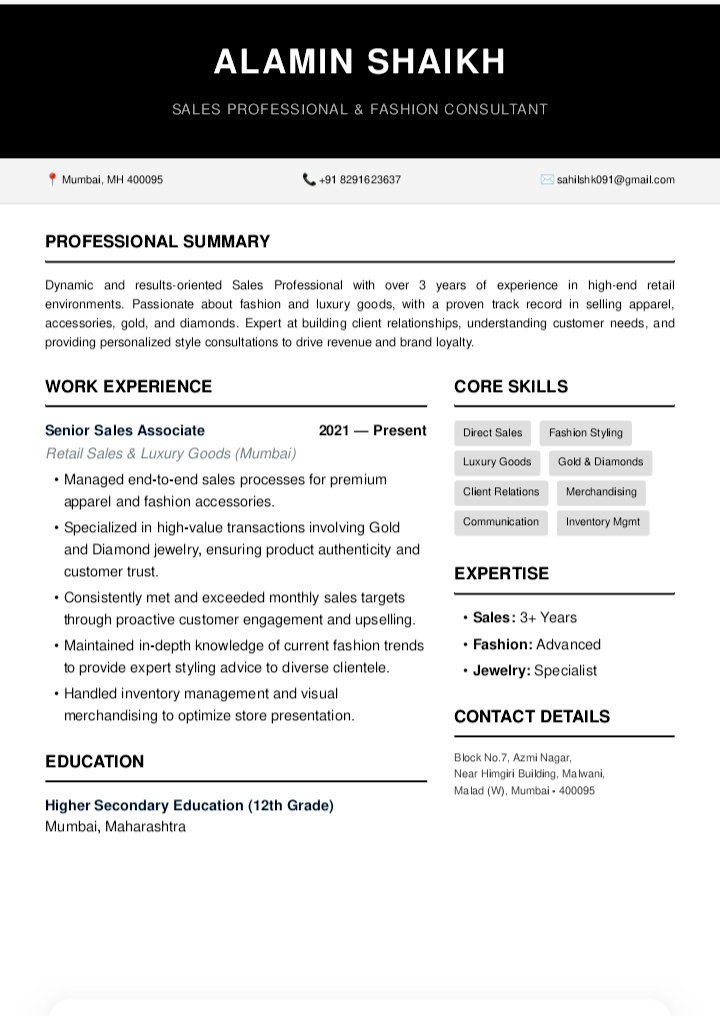
#> input picture resumes/IMG_20260420_163010.jpg.jpeg, 720 x 1016 px; its folder holds only this picture in this run
$ python -i table_grid_detector.py   (imports and definitions only)
#> lines starting #> are read from the running program, lines starting #| are printed output that depends on the picture; after the words box and inside, x2 and y2 are one past the last pixel; in counts of white or black regions, pixels touching at a corner belong together
"""
ingestion/table_grid_detector.py — Layer 0, image-based table detection
for SCANNED pages.

WHY THIS FILE EXISTS
---------------------
The previous approach to table detection on scanned pages
(ocr_layout_reconstruction.py's _reconstruct_table()) tried to GUESS
where a table's rows and columns were by measuring the gaps between
OCR'd words/lines -- e.g. "if the horizontal gap between two words is
more than 22 points, that's probably a column boundary." This has two
problems for a production pipeline:

  1. The gap thresholds (_TABLE_MIN_GAP, _TABLE_CLUSTER_TOLERANCE, etc.)
     were tuned by hand against ONE approximate reconstruction of a
     real table's coordinates, not a calibrated, broadly-tested value
     (this was flagged directly in that module's own comments).
  2. When used with Surya (ocr_reader.py), the "words" fed into this
     gap-guessing logic are actually whole OCR'd LINES (Surya only
     gives line-granularity boxes, not word-granularity), which is
     exactly the mismatch that caused a real production bug elsewhere
     in this codebase (see ocr_reader.py's module docstring on why
     sort_lines_only() replaced reconstruct_page_text() for Surya's
     line data). Reusing that same row/cell-splitting logic for a
     "genuine table" special case reintroduces that same risk.

THE FIX: instead of inferring table structure from where OCR'd text
happened to land, this module looks at the PAGE IMAGE ITSELF and finds
the actual printed grid lines (the black horizontal/vertical rules
that make up a bordered table), using standard OpenCV morphological
line-detection. Once the real grid is known, each cell's pixel region
is cropped and OCR'd on its own -- so a piece of text is assigned to
its row/column because it was physically INSIDE that cell's box in the
image, not because of a heuristic guess about spacing.

If a page has no drawn grid lines (a borderless table, or no table at
all), this module simply finds nothing and returns an empty list --
callers should treat that as "no table here," and fall back to the
existing plain OCR/line-reconstruction path exactly as before. This is
a strict superset of capability, not a replacement risk: pages that
worked fine before (the vast majority -- no tables) are completely
unaffected, since detect_and_ocr_tables() returns [] for them and
nothing downstream changes.

VERIFIED against three real files before being written into the
pipeline (not a theoretical design): SMFG_Job_Document_Scanned.pdf
(both pages -- correctly isolated the 4-row Job Title/Department/
Grade/IC-PM metadata table AND the 3-row Experience/Skills/
Qualification table, while correctly leaving the surrounding bordered
prose paragraphs -- "About SMFG India", "Job Overview", "Key Roles &
Responsibilities" -- untouched as plain text, since those boxes have
an outer border but no INTERNAL grid lines) and a real scanned resume
(Anandu Chandran's 4-column "Course / University / College / % of
mark" academic qualifications table -- came out with every row
correctly split into its 4 real columns).

Remaining OCR character-level mistakes (e.g. "M.COM" misread as
"W.CONM", "%" misread as "04") are ordinary Tesseract recognition
noise, unrelated to this module -- they would happen identically if
that same cell text were read by the whole-page OCR path instead. This
module's job is STRUCTURE (which text belongs in which row/column),
not character-level accuracy.

HOW A PAGE IS SEGMENTED INTO SEPARATE TABLES
----------------------------------------------
A real resume/job-doc page often has SEVERAL separate bordered boxes
(a metadata table, then a bordered paragraph, then another bordered
paragraph, etc.) -- confirmed on the real SMFG document. If we built
one single row/column grid across the WHOLE page, unrelated bordered
sections would get treated as one giant table and prose would get
mangled into fake table cells. So instead:

  1. Find the horizontal and vertical rule-line pixels across the
     whole page (via morphological opening).
  2. Group connected line pixels into separate CONNECTED COMPONENTS --
     each physically-separate bordered box on the page becomes its own
     component (verified directly on the SMFG page: the metadata
     table, the "About SMFG" box, the "Job Overview" box, and the "Key
     Roles" box all came back as four distinct components).
  3. For EACH component independently, look for real row/column lines
     WITHIN that component's own area only.
  4. Only treat a component as a genuine table if it has at least 2
     real rows AND at least 2 real columns inside it (a plain bordered
     paragraph box has an outer rectangle -- 2 horizontal + 2 vertical
     lines total -- but no INTERNAL dividers, so it correctly fails
     this check and is left as ordinary text for the normal OCR path
     to handle).

PRODUCTION SAFETY
-------------------
Every public entry point here is wrapped so that any unexpected
failure (a corrupt image, an OpenCV error, a Tesseract failure on one
cell) degrades to "no tables found on this page" rather than crashing
the whole document -- consistent with how the rest of this pipeline
treats OCR failures (see ocr_reader.py / ocr_reader_pytesseract.py's
own per-page try/except patterns).
"""

import logging
from dataclasses import dataclass

import cv2
import numpy as np
import pytesseract
from PIL import Image

logger = logging.getLogger(__name__)

# ── Tunables (see module docstring: these define geometry, not spacing
# guesses -- they should need far less resume-by-resume retuning than
# the old gap-based approach, but are still named constants rather than
# inline numbers so a future adjustment is easy to find and re-verify) ──

# A connected group of line-pixels smaller than this is noise (a stray
# mark, a thick underline), not a real bordered box.
MIN_COMPONENT_AREA_PX = 2000

# A component covering more than this fraction of the page is almost
# certainly the page's own outer decorative border, not a table.
MAX_COMPONENT_PAGE_AREA_RATIO = 0.5

# Need at least 2 real rows (3 row-lines: top, middle divider, bottom)
# and 2 real columns (3 col-lines) to count as a genuine grid, not just
# a single bordered box with no internal structure.
MIN_ROW_LINES = 3
MIN_COL_LINES = 3

# Two detected line positions closer together than this (in pixels) are
# treated as the same line (absorbs anti-aliasing / scan noise around a
# single printed rule).
LINE_MERGE_GAP_PX = 25

# A "row" or "column" thinner than this is almost certainly a detection
# artifact, not a real table row/column.
MIN_CELL_DIMENSION_PX = 15

# Tesseract settings for reading ONE cell at a time.
CELL_OCR_PSM = 6  # "uniform block of text" -- right for a single cell's contents
CELL_UPSCALE_FACTOR = 2  # upscaling small cell crops measurably helps OCR accuracy
CELL_INNER_PADDING_PX = 4  # shrink the crop slightly so the border line itself isn't OCR'd as text/noise

_warned = False


# [6 lines left out: function _warn_once, not called in this run]


@dataclass
class TableRegion:
    """
    One detected genuine table on a page, in PIXEL coordinates (same
    pixel space as the image passed into detect_and_ocr_tables() --
    callers are responsible for converting to PDF points or whatever
    coordinate space they need, same convention pdf_reader.py /
    ocr_reader.py already use elsewhere in this codebase).

    text: the reconstructed table content, one output line per table
      row, cells within a row separated by a tab -- the same
      convention docx_reader.py and ocr_layout_reconstruction.py
      already use for table rows, so downstream code (section_splitter.py
      etc.) doesn't need to know or care whether a tab-separated line
      came from a native DOCX table, a native PDF table, or an
      OCR'd image table.
    """
    x0: int
    y0: int
    x1: int
    y1: int
    text: str


def _get_line_positions(line_pixel_sum: np.ndarray, merge_gap: int = LINE_MERGE_GAP_PX) -> list:
    """
    Given a 1D array where each index's value is "how many line-pixels
    are present at this row (or column)", finds the representative
    coordinate of each distinct line, merging positions that are close
    together (the same physical line is rarely exactly 1px wide after
    scanning/anti-aliasing).
    """
    if line_pixel_sum.max() <= 0:
        return []
    threshold = line_pixel_sum.max() * 0.3
    is_line = line_pixel_sum > threshold

    positions = []
    i, n = 0, len(is_line)
    while i < n:
        if is_line[i]:
            start = i
            while i < n and is_line[i]:
                i += 1
            positions.append((start + i) // 2)
        else:
            i += 1

    merged = []
    for p in positions:
        if merged and p - merged[-1] < merge_gap:
            merged[-1] = (merged[-1] + p) // 2
        else:
            merged.append(p)
    return merged


def _build_line_masks(gray: np.ndarray):
    """
    Extracts horizontal-rule-line pixels and vertical-rule-line pixels
    separately, via morphological opening with a long thin kernel in
    each direction -- a standard, well-established OpenCV technique for
    finding table grid lines (as opposed to normal text strokes, which
    are much shorter and get erased by a kernel this long).
    """
    bw = cv2.adaptiveThreshold(
        ~gray, 255, cv2.ADAPTIVE_THRESH_MEAN_C, cv2.THRESH_BINARY, 15, -2
    )
    h, w = gray.shape

    horiz_kernel = cv2.getStructuringElement(cv2.MORPH_RECT, (max(w // 30, 1), 1))
    horiz = cv2.dilate(cv2.erode(bw, horiz_kernel), horiz_kernel)

    vert_kernel = cv2.getStructuringElement(cv2.MORPH_RECT, (1, max(h // 30, 1)))
    vert = cv2.dilate(cv2.erode(bw, vert_kernel), vert_kernel)

    return horiz, vert


# [19 lines left out: function _ocr_cell, not called in this run]


def detect_and_ocr_tables(pil_image: Image.Image) -> list:
    """
    Main entry point. Given a preprocessed page image (already
    deskewed/brightness-corrected by image_preprocessing.py -- this
    function does no preprocessing of its own, same division of
    responsibility as the rest of ingestion/), finds every genuine
    bordered grid table on the page and OCRs it cell-by-cell.

    Returns a list of TableRegion, in top-to-bottom reading order.
    Returns [] if no genuine table is found, or if anything goes wrong
    -- this must never raise, since a table-detection failure should
    degrade to "treat this page as having no tables" rather than
    breaking the page's OCR entirely (same production-safety principle
    as image_preprocessing.py's blur/deskew/brightness steps, except
    those are allowed to hard-reject on bad input -- this one is purely
    additive, so failure just means falling back to the pre-existing
    behavior).
    """
    try:
        rgb = np.array(pil_image.convert("RGB"))
        gray = cv2.cvtColor(rgb, cv2.COLOR_RGB2GRAY)
        h, w = gray.shape
        page_area = h * w

        horiz, vert = _build_line_masks(gray)
        grid = cv2.add(horiz, vert)

        n_labels, labels, stats, _ = cv2.connectedComponentsWithStats(grid, connectivity=8)

        tables = []
        for i in range(1, n_labels):
            x, y, cw, ch, area = stats[i]
            if area < MIN_COMPONENT_AREA_PX:
                continue
            if (cw * ch) / page_area > MAX_COMPONENT_PAGE_AREA_RATIO:
                continue  # page's own outer decorative border, not a table

            comp_mask = (labels == i).astype(np.uint8) * 255
            comp_horiz = cv2.bitwise_and(horiz, comp_mask)
            comp_vert = cv2.bitwise_and(vert, comp_mask)

            row_lines = _get_line_positions((comp_horiz > 0).sum(axis=1))
            col_lines = _get_line_positions((comp_vert > 0).sum(axis=0))
            row_lines = [r for r in row_lines if y <= r <= y + ch]
            col_lines = [c for c in col_lines if x <= c <= x + cw]

            if len(row_lines) < MIN_ROW_LINES or len(col_lines) < MIN_COL_LINES:
                # No internal dividers -- this is a plain bordered box
                # (e.g. a paragraph in a rounded rectangle), not a
                # genuine multi-row/multi-column table. Leave it for
                # the normal whole-page OCR/text path to handle.
                continue

            rows_out = []
            for r in range(len(row_lines) - 1):
                ry0, ry1 = row_lines[r], row_lines[r + 1]
                if ry1 - ry0 < MIN_CELL_DIMENSION_PX:
                    continue
                cells = []
                for c in range(len(col_lines) - 1):
                    cx0, cx1 = col_lines[c], col_lines[c + 1]
                    if cx1 - cx0 < MIN_CELL_DIMENSION_PX:
                        continue
                    cells.append(_ocr_cell(gray, cx0, ry0, cx1, ry1))
                if any(cells):
                    rows_out.append("\t".join(cells))

            if rows_out:
                tables.append(TableRegion(
                    x0=x, y0=y, x1=x + cw, y1=y + ch,
                    text="\n".join(rows_out),
                ))

        tables.sort(key=lambda t: t.y0)
        return tables

    except Exception as e:
        _warn_once(
            f"Table grid detection failed ({type(e).__name__}: {e}). "
            f"Treating this page as having no tables -- it will fall "
            f"back to normal OCR/text reconstruction."
        )
        return []


_TABLE_PLACEHOLDER_FMT = "@@TABLE_REGION_{i}@@"


# [90 lines left out: functions merge_tables_into_words, splice_placeholders, not called in this run]


>>> from PIL import Image
>>> picture = Image.open('../resumes/IMG_20260420_163010.jpg.jpeg')
#> picture is the input picture: PIL image 720x1016 RGB; mean R, G, B 205.6, 205.7, 205.7
>>> result = detect_and_ocr_tables(picture)
#> in _build_line_masks, `bw = cv2.adaptiveThreshold( ~gray, 255, cv2.ADAPTIVE_THRESH_MEAN_C, cv..`:
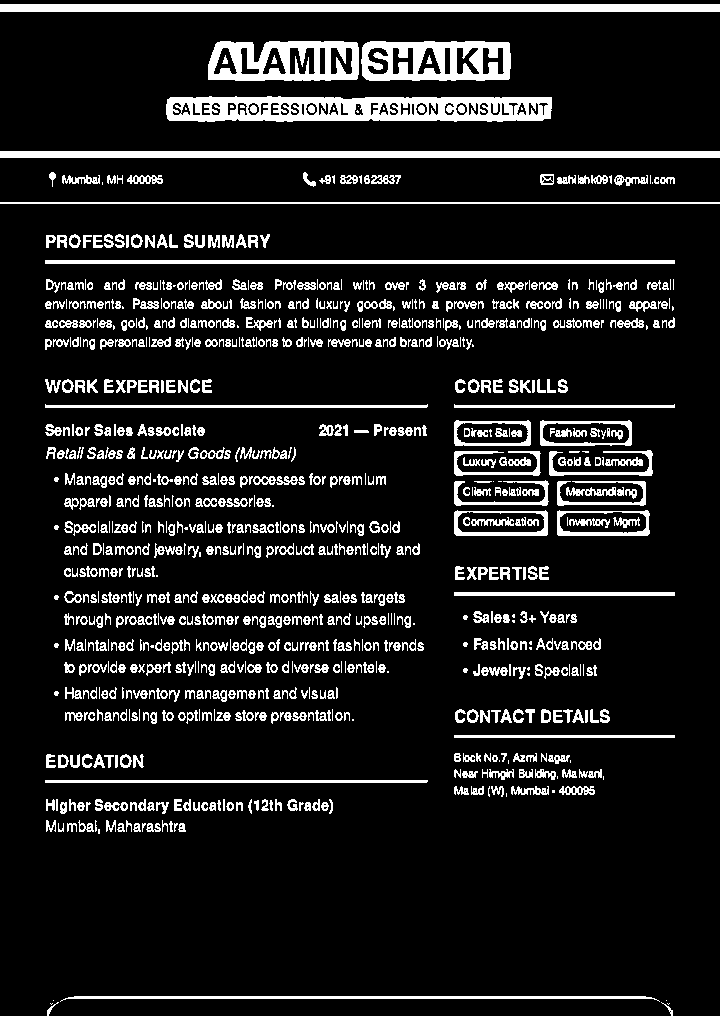
#> bw: shape (1016, 720); 11.8% white; 1029 white regions (186 under 20 px), largest, box (x1, y1, x2, y2) and area: (166, 96, 552, 122) 7258, (0, 4, 720, 12) 5760, (0, 151, 720, 158) 5040
#> in detect_and_ocr_tables, `n_labels, labels, stats, _ = cv2.connectedComponentsWithStats(grid, co..`:
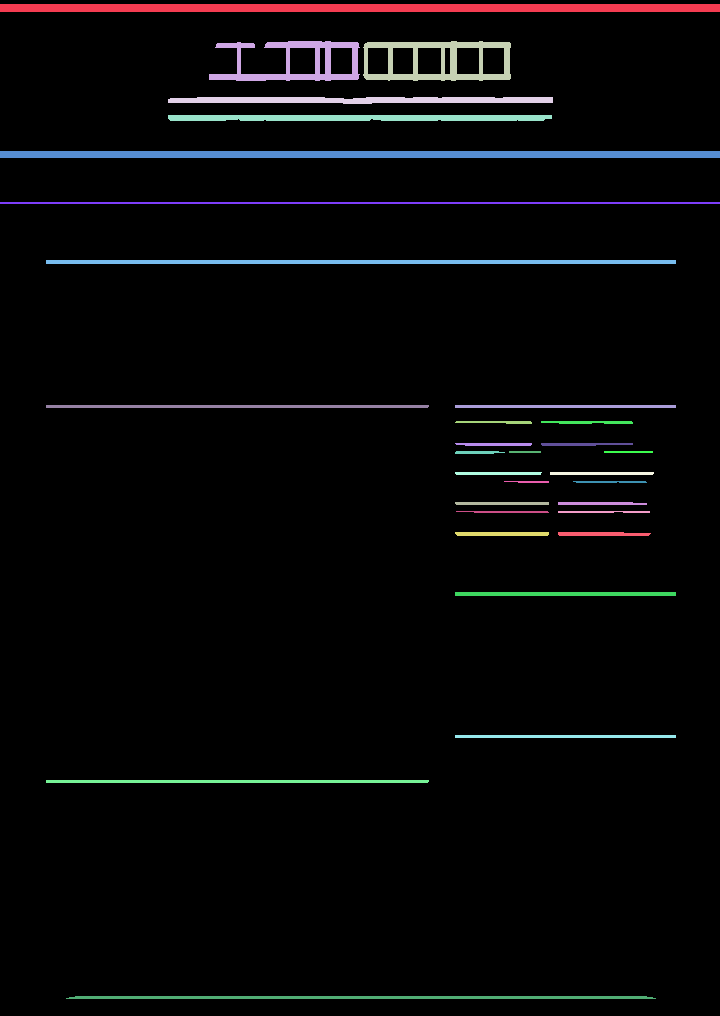
#> labels: shape (1016, 720) int32; 32 distinct labels, from 0 to 31; one colour per label, 0 black
#> in detect_and_ocr_tables, `n_labels, labels, stats, _ = cv2.connectedComponentsWithStats(grid, co..`: n_labels = 32; stats = 32 rows, first 6: [0, 0, 720, 1016, 697375], [0, 4, 720, 8, 5760], [209, 41, 151, 40, 2395], [363, 41, 148, 40, 2698], [168, 97, 385, 7, 2238], [168, 115, 384, 6, 2252]
#> the loop in detect_and_ocr_tables, `for i in range(1, n_labels):` made 31 passes
#> (x, y, cw, ch, area) on passes 7, 9, 10, 11: (0, 202, 720, 2, 1440), (46, 405, 383, 3, 1148), (455, 405, 221, 3, 663), (455, 421, 77, 3, 178)
#> pass 1, in detect_and_ocr_tables, `comp_mask = (labels == i).astype(np.uint8) * 255`:
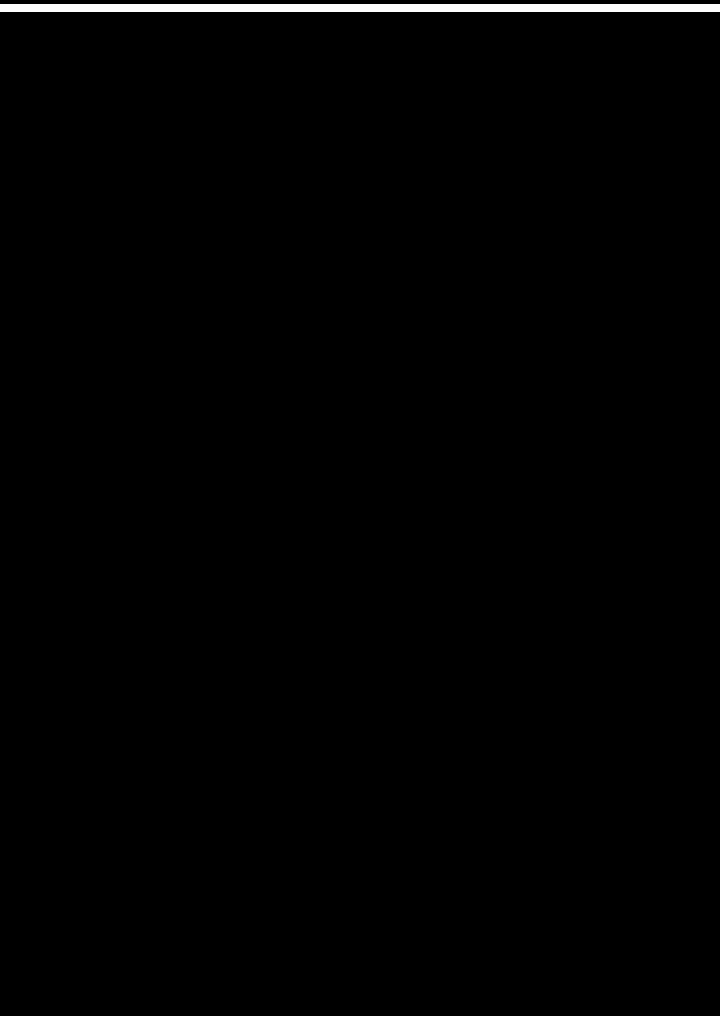
#> comp_mask: shape (1016, 720); 0.79% white; 1 white region, box (x1, y1, x2, y2) and area: (0, 4, 720, 12) 5760
#> pass 2, in detect_and_ocr_tables, `comp_horiz = cv2.bitwise_and(horiz, comp_mask)`:
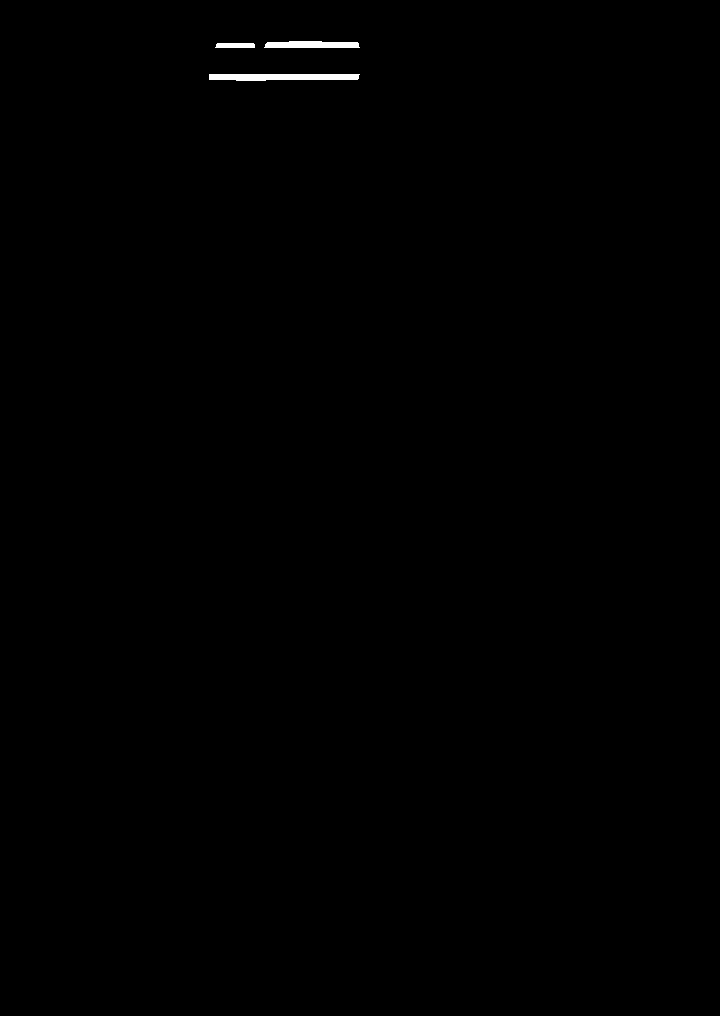
#> comp_horiz: shape (1016, 720); 0.23% white; 3 white regions, box (x1, y1, x2, y2) and area: (209, 74, 360, 81) 930, (264, 41, 360, 48) 595, (215, 43, 255, 48) 194
#> after the loop in detect_and_ocr_tables, `for i in range(1, n_labels):`: tables = []
#> result = []
